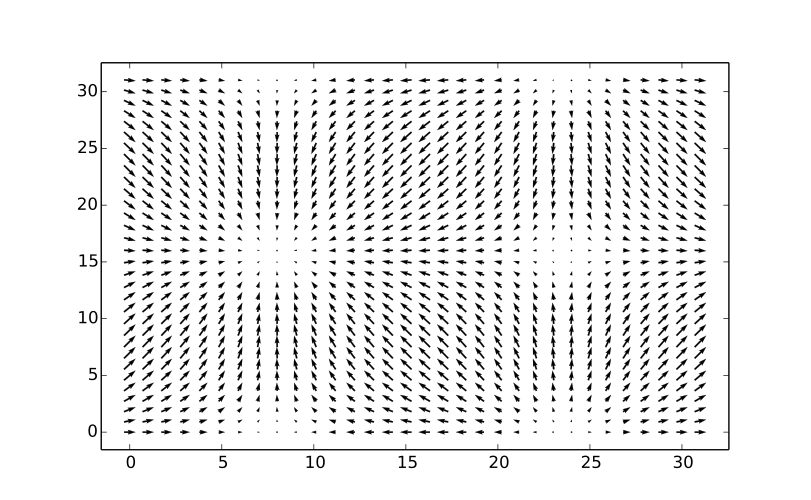

Generate this figure with Python:
#!/usr/bin/python

import numpy as np
import matplotlib.pyplot as plt

from modelicares import util

x, y = np.meshgrid(np.arange(0, 2*np.pi, 0.2), np.arange(0, 2*np.pi, 0.2))
u = np.cos(x)
v = np.sin(y)
ax = plt.subplot(111)
util.quiver(ax, u, v)
